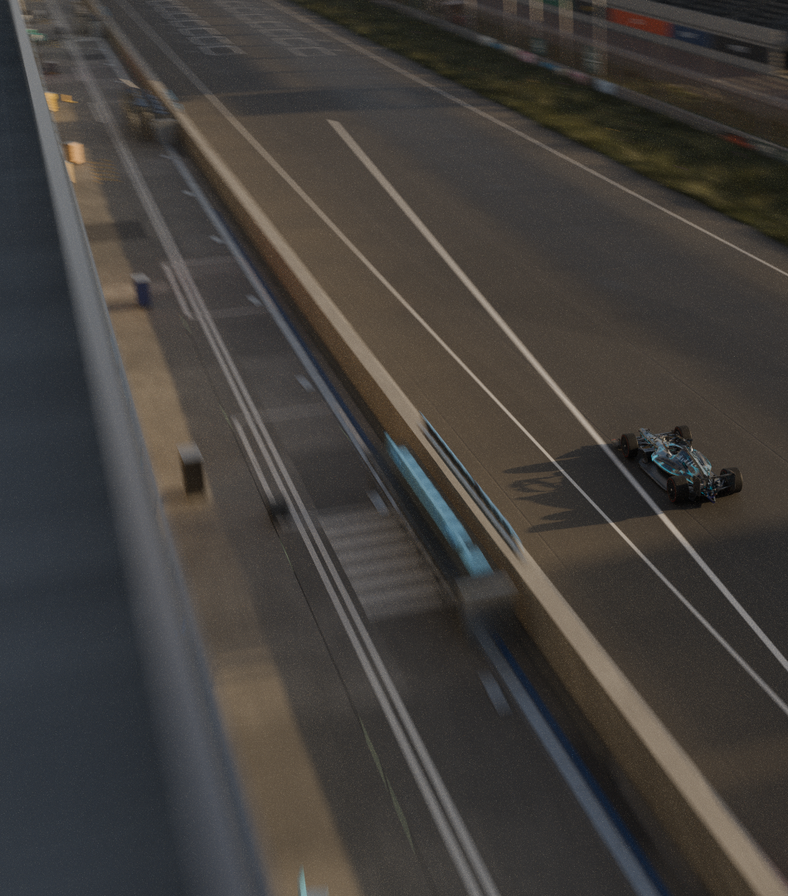
#> input picture work/r2226/peep_f1126_ts_before.png, 788 x 896 px, shrunk from 950 x 1080 before the run
$ python blur_anisotropy.py ../work/r2226/peep_f1126_ts_before.png
#> lines starting #> are read from the running program, lines starting #| are printed output that depends on the picture
"""Is this frame soft because of the LENS or because of the CAMERA? From pixels.

Defocus is isotropic: the circle of confusion is a circle, so it suppresses
gradients equally in every direction. A 180-degree shutter is not: it is a line
integral along ONE direction, so it suppresses gradients ALONG the smear and
leaves gradients ACROSS it almost untouched.

So the structure tensor of the image separates them without needing a second
render:

    J = [[<Ix Ix>, <Ix Iy>], [<Ix Iy>, <Iy Iy>]]   summed over the frame
    lambda1 >= lambda2,   anisotropy = (l1 - l2) / (l1 + l2)

and the eigenvector of lambda1 is the direction gradients SURVIVE in, which is
perpendicular to the smear. The prediction is independent: `tools/beat1_smear.py`
computes the smear direction from the camera path, and the two must agree.

    .venv/bin/python tools/blur_anisotropy.py --selftest
    .venv/bin/python tools/blur_anisotropy.py FRAME.png [FRAME.png ...]

READ THIS WITH ITS LIMIT IN MIND. A frame full of parallel man-made edges is
anisotropic before anything blurs it — a wall of louvres reads as smeared. The
selftest therefore includes a sharp, strongly-oriented negative control, and the
verdict below is only ever taken as "this frame is MORE anisotropic than the same
scene rendered without motion", never as an absolute threshold.
"""

import math
import sys

import numpy as np
from PIL import Image


def tensor(img):
    """(anisotropy, angle of the surviving-gradient axis in degrees, |grad|)."""
    a = np.asarray(img.convert("L"), dtype=np.float64) / 255.0
    ix = np.zeros_like(a)
    iy = np.zeros_like(a)
    ix[:, 1:-1] = 0.5 * (a[:, 2:] - a[:, :-2])
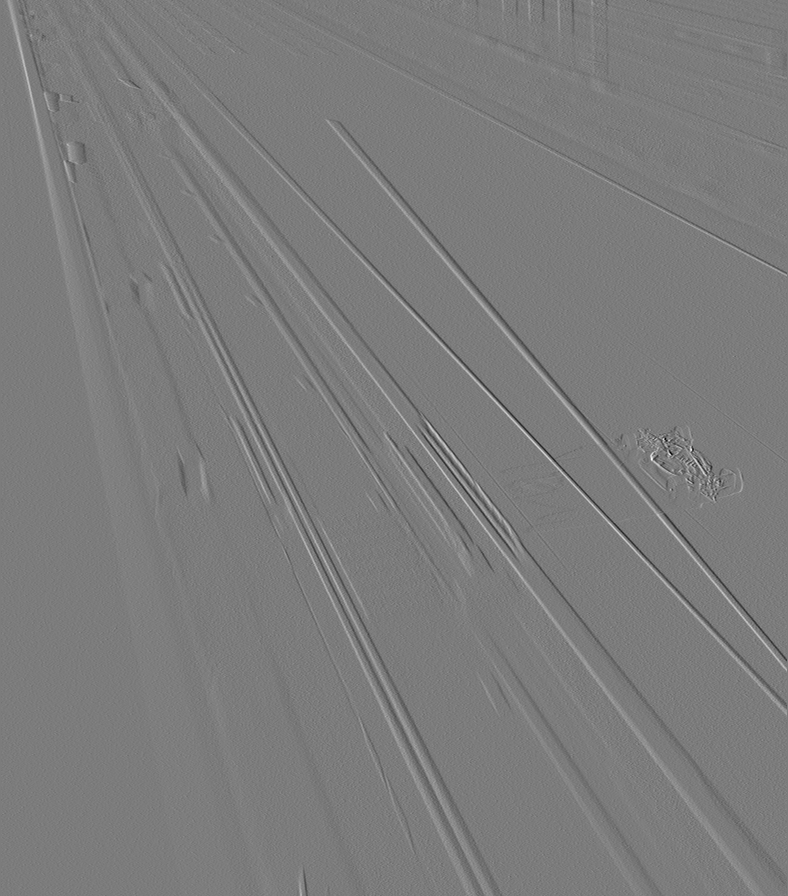
#> ix: shape (896, 788) float64; min -0.271, max 0.284, mean -7.61e-06; drawn with min black and max white
    iy[1:-1, :] = 0.5 * (a[2:, :] - a[:-2, :])
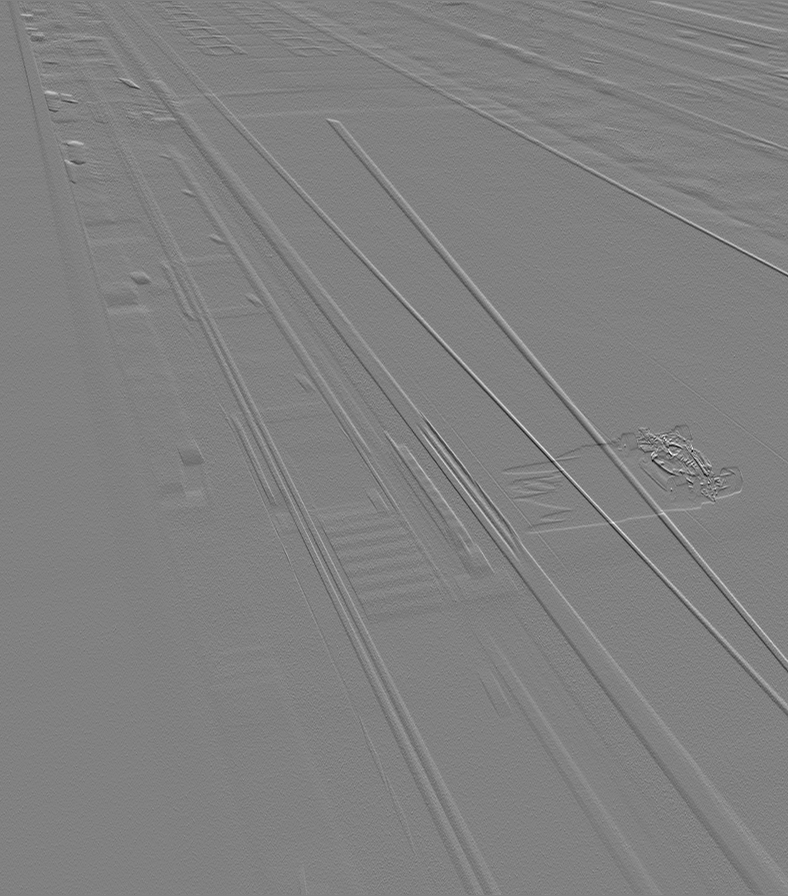
#> iy: shape (896, 788) float64; min -0.247, max 0.241, mean 3.66e-05; drawn with min black and max white
    jxx = float((ix * ix).sum())
#> jxx = 213.8
    jyy = float((iy * iy).sum())
#> jyy = 176.5
    jxy = float((ix * iy).sum())
#> jxy = -120.5
    tr = jxx + jyy
#> tr = 390.3
    d = math.sqrt(max((jxx - jyy) ** 2 + 4.0 * jxy * jxy, 0.0))
#> d = 244
    l1, l2 = 0.5 * (tr + d), 0.5 * (tr - d)
#> l1 = 317.1; l2 = 73.18
    aniso = (l1 - l2) / l1 if l1 > 0 else 0.0
#> aniso = 0.769
    ang = 0.5 * math.degrees(math.atan2(2.0 * jxy, jxx - jyy))
#> ang = -40.61
    return aniso, ang % 180.0, math.sqrt(tr / a.size)


# [64 lines left out: functions _blur_line, _disc, selftest, not called in this run]


def main():
    args = [a for a in sys.argv[1:] if not a.startswith("--")]
    if "--selftest" in sys.argv or not args:
        return selftest()
    print("%-34s %10s %12s %10s" % ("frame", "anisotropy", "surviving deg",
                                    "rms grad"))
    for p in args:
        a, g, rms = tensor(Image.open(p))
#> a = 0.769; g = 139.4; rms = 0.0235
        print("%-34s %10.4f %12.1f %10.5f" % (p.split("/")[-1], a, g, rms))
#| peep_f1126_ts_before.png               0.7692        139.4    0.02351
    print("STAGE RESULT OK frames=%d" % len(args))
    return 0


if __name__ == "__main__":
    sys.exit(main())
#> (the program exits here)
